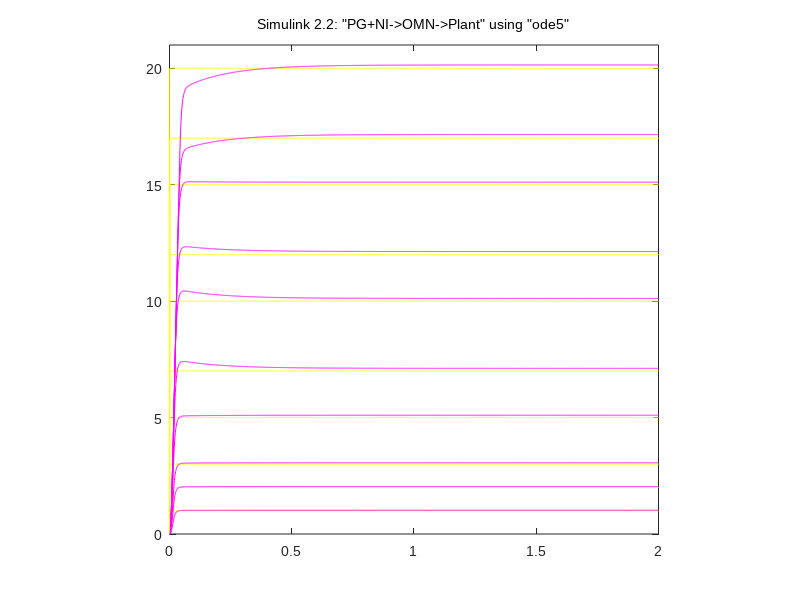

The MATLAB script that drew this image:
function fig = PGtest2()% This is the machine-generated representation of a Handle Graphics object% and its children.  Note that handle values may change when these objects% are re-created. This may cause problems with any callbacks written to% depend on the value of the handle at the time the object was saved.%% To reopen this object, just type the name of the M-file at the MATLAB% prompt. The M-file and its associated MAT-file must be on your path.load PGtest2h0 = figure('Position',[296 390 560 420], ...	'Tag','hotWind');h1 = axes('Parent',h0, ...	'Box','on', ...	'CameraUpVector',[0 1 0], ...	'ColorOrder',mat0, ...	'FontName','Arial', ...	'NextPlot','add', ...	'XLim',[0 2], ...	'XLimMode','manual', ...	'YLim',[0 21], ...	'YLimMode','manual', ...	'ZLim',[-1 1], ...	'ZLimMode','manual');h2 = line('Parent',h1, ...	'Color',[1 1 0], ...	'XData',mat1, ...	'YData',mat2);h2 = line('Parent',h1, ...	'Color',[1 0 1], ...	'XData',mat3, ...	'YData',mat4);h2 = line('Parent',h1, ...	'Color',[1 1 0], ...	'XData',mat5, ...	'YData',mat6);h2 = line('Parent',h1, ...	'Color',[1 0 1], ...	'XData',mat7, ...	'YData',mat8);h2 = line('Parent',h1, ...	'Color',[1 1 0], ...	'XData',mat9, ...	'YData',mat10);h2 = line('Parent',h1, ...	'Color',[1 0 1], ...	'XData',mat11, ...	'YData',mat12);h2 = line('Parent',h1, ...	'Color',[1 1 0], ...	'XData',mat13, ...	'YData',mat14);h2 = line('Parent',h1, ...	'Color',[1 0 1], ...	'XData',mat15, ...	'YData',mat16);h2 = line('Parent',h1, ...	'Color',[1 1 0], ...	'XData',mat17, ...	'YData',mat18);h2 = line('Parent',h1, ...	'Color',[1 0 1], ...	'XData',mat19, ...	'YData',mat20);h2 = line('Parent',h1, ...	'Color',[1 1 0], ...	'XData',mat21, ...	'YData',mat22);h2 = line('Parent',h1, ...	'Color',[1 0 1], ...	'XData',mat23, ...	'YData',mat24);h2 = line('Parent',h1, ...	'Color',[1 1 0], ...	'XData',mat25, ...	'YData',mat26);h2 = line('Parent',h1, ...	'Color',[1 0 1], ...	'XData',mat27, ...	'YData',mat28);h2 = line('Parent',h1, ...	'Color',[1 1 0], ...	'XData',mat29, ...	'YData',mat30);h2 = line('Parent',h1, ...	'Color',[1 0 1], ...	'XData',mat31, ...	'YData',mat32);h2 = line('Parent',h1, ...	'Color',[1 1 0], ...	'XData',mat33, ...	'YData',mat34);h2 = line('Parent',h1, ...	'Color',[1 0 1], ...	'XData',mat35, ...	'YData',mat36);h2 = line('Parent',h1, ...	'Color',[1 1 0], ...	'XData',mat37, ...	'YData',mat38);h2 = line('Parent',h1, ...	'Color',[1 0 1], ...	'XData',mat39, ...	'YData',mat40);h2 = text('Parent',h1, ...	'FontName','Arial', ...	'HandleVisibility','off', ...	'HorizontalAlignment','center', ...	'Position',[0.997690531177829 21.24633431085044 17.32050807568877], ...	'String','Simulink 2.2: "PG+NI->OMN->Plant" using "ode5"', ...	'VerticalAlignment','bottom');set(get(h2,'Parent'),'Title',h2);h2 = text('Parent',h1, ...	'FontName','Arial', ...	'HandleVisibility','off', ...	'HorizontalAlignment','center', ...	'Position',mat41, ...	'VerticalAlignment','cap');set(get(h2,'Parent'),'XLabel',h2);h2 = text('Parent',h1, ...	'FontName','Arial', ...	'HandleVisibility','off', ...	'HorizontalAlignment','center', ...	'Position',mat42, ...	'Rotation',90, ...	'VerticalAlignment','baseline');set(get(h2,'Parent'),'YLabel',h2);h2 = text('Parent',h1, ...	'FontName','Arial', ...	'HandleVisibility','off', ...	'HorizontalAlignment','right', ...	'Position',[-0.3371824480369515 22.8475073313783 17.32050807568877], ...	'Visible','off');set(get(h2,'Parent'),'ZLabel',h2);if nargout > 0, fig = h0; end